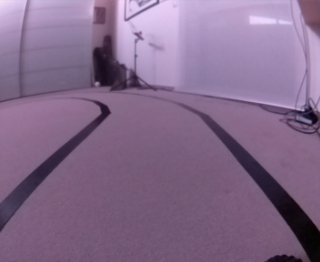
#> input picture NO_ML/testing/lane_frame.jpg, 320 x 262 px
$ python on_img.py
#> lines starting #> are read from the running program, lines starting #| are printed output that depends on the picture; after the words box and inside, x2 and y2 are one past the last pixel; in counts of white or black regions, pixels touching at a corner belong together; long printed decimals are rounded
import cv2
import numpy as np
import time

def split_lines(array):
    left_lines, right_lines = [], []

    for _, item in enumerate(array):
        if ((item[0, 0] == 0) and (item[0, 1] > item[0, 3])):
            left_lines.append(item)
        else:
            right_lines.append(item)

    return np.array(left_lines), np.array(right_lines)


def split_left_right(array, frame_width, frame_height):
    left_lines, right_lines = [], []

    for _, item in enumerate(array):
        if (0 <= item[0, 0] <= (1/5) * frame_width) and \
           (0 <= item[0, 2] <= (2/3) * frame_width):
            left_lines.append(item)

        elif ((1/3) * frame_width <= item[0, 0] <= frame_width) and \
             ((3/5) * frame_width <= item[0, 2] <= frame_width):
            right_lines.append(item)

    return np.array(left_lines), np.array(right_lines)


def lines2lane_fast(lines):

    return lane


def get_desired_direction(left_lane, right_lane, frame_width, frame_height):
    if left_lane.size != 0 and right_lane.size != 0:
        x1 = 0.5 * (right_lane[0, 0] + left_lane[0, 2])
        y1 = 0.5 * (right_lane[0, 1] + left_lane[0, 3])
    elif left_lane.size != 0:
        x1 = left_lane[0, 2]
        y1 = left_lane[0, 3]
    elif right_lane.size != 0:
        x1 = right_lane[0, 0]
        y1 = right_lane[0, 1]

    x2 = 0.5 * frame_width
    y2 = frame_height

    return np.array([[x1, y1, x2, y2]], dtype=np.int32)

def get_steeringangle(direction):
    ''' helper func to calc steeringangle in degrees '''
    x1, y1, x2, y2 = direction[0]

    # b/c arctan won't work for vertical directions
    if abs(x1 - x2) > 3:
        m = (y2 - y1) / (x2 - x1)
        angle = np.arctan(m)
    else:
        angle = 0.5 * np.pi


    print(f"intermediate angle: {angle}")

    # left [0°, -25°]
    if 0 <= angle < (0.5 * np.pi):
        angle = angle - 0.5 * np.pi
        if angle < -0.436:
            angle = -0.436

    # right [0°, 25°]
    elif angle < 0:
        angle = 0.5 * np.pi + angle
        if angle > 0.436:
            angle = 0.436

    # center
    else:
        angle = 0

    return np.degrees(angle)

def get_laneangle(lane):
    x1, y1, x2, y2 = lane[0]
    m = (y2 - y1) / (x2 - x1)
    angle = np.arctan(m)

    return np.degrees(angle)


def main():
    #frame = cv2.imread("frame2.png")
    frame = cv2.imread("lane_frame.jpg")
#> frame is the input picture: shape (262, 320, 3); mean B, G, R 138.4, 106.4, 131.8
    frame = cv2.resize(frame, (352, 288))
#> frame: shape (288, 352, 3)

    # TODO: detect ROI
    white = np.ones((288, 352, 1), dtype=np.uint8) * 255
    roi = np.array([[0, 288], [0, 230], [88, 130], [264, 130], [352, 230],
                    [352, 288]])

    stencil = cv2.fillConvexPoly(white, roi, 0)
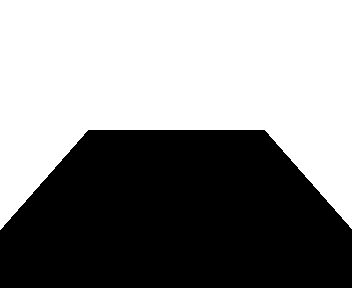
#> white: shape (288, 352, 1); 53.8% white; 1 black region, box (x1, y1, x2, y2) and area: (0, 130, 352, 288) 46828

    # TODO: to grayscale and tresholding
    frame_gray = cv2.cvtColor(frame, cv2.COLOR_BGR2GRAY)
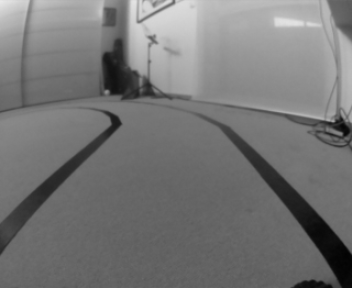
#> frame_gray: shape (288, 352); min 2, max 233, mean 117.5
    frame_binary = cv2.threshold(frame_gray, 80, 255, cv2.THRESH_BINARY)[1]
#> frame_binary: shape (288, 352); 91.4% white; 12 black regions (7 under 20 px), largest, box (x1, y1, x2, y2) and area: (210, 120, 352, 288) 3908, (0, 110, 122, 255) 2338, (100, 38, 172, 100) 1818, (284, 115, 352, 151) 565, (108, 13, 115, 26) 61
    roi_frame = cv2.add(frame_binary, stencil)
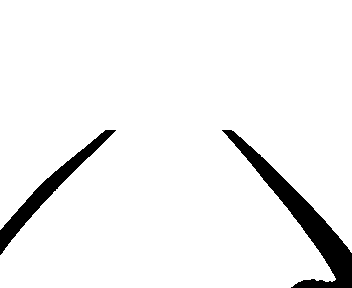
#> roi_frame: shape (288, 352); 94.2% white; 2 black regions, box (x1, y1, x2, y2) and area: (222, 130, 352, 288) 3842, (0, 130, 116, 255) 2010

    # TODO: Probabilistic Hough line transformation
    # minLineLength to filter out lines over front wheel
    # cv2.bitwise_not(roi_frame) to invert frame to mimic the output of a canny edge-detector
    lines = cv2.HoughLinesP(cv2.bitwise_not(roi_frame), 1, np.pi/180, 30,
                            minLineLength=80, maxLineGap=50)
#> lines = 32 rows, first 6: [224, 130, 351, 277], [0, 241, 111, 130], [231, 130, 351, 263], [0, 238, 108, 130], [228, 130, 351, 272], [225, 130, 351, 274]
    print(type(lines))
#| <class 'numpy.ndarray'>
    print(frame.shape, frame.shape[0])
#| (288, 352, 3) 288

    if str(type(lines)) == "<class 'numpy.ndarray'>":
        for line in lines:
          x1, y1, x2, y2 = line[0]
          cv2.line(frame, (x1, y1), (x2, y2), (0, 0, 255), 3)
#> this loop made 32 passes
#> (x1, y1, x2, y2) on passes 1 to 12: (224, 130, 351, 277), (0, 241, 111, 130), (231, 130, 351, 263), (0, 238, 108, 130), (228, 130, 351, 272), (225, 130, 351, 274), (0, 244, 114, 130), (0, 233, 94, 139), (241, 152, 351, 279), (250, 146, 351, 259), (229, 130, 351, 265), (0, 231, 82, 149)
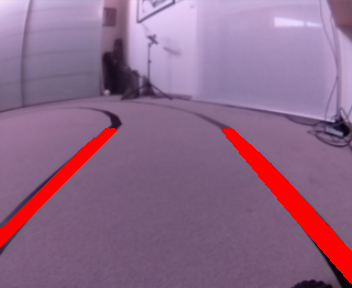
#> frame: shape (288, 352, 3); mean B, G, R 135.2, 104.3, 142.7

        # TODO: filter to get one line for each lane
        left_lines, right_lines = split_left_right(lines, 352, 288)
#> the loop in split_left_right, `for _, item in enumerate(array):` made 32 passes
#> after the loop in split_left_right, `for _, item in enumerate(array):`: left_lines = [[[0, 241, 111, 130]], [[0, 238, 108, 130]], [[0, 244, 114, 130]], [[0, 233, 94, 139]], [[0, 231, 82, 149]], [[0, 239, 109, 130]], [[0, 243, 113, 130]], [[0, 235, 105, 130]], [[0, 242, 112, 130]], [[0, 236, 106, 130]], [[0, 232, 88, 144]]]; right_lines = 21 items, first 6: [[224, 130, 351, 277]], [[231, 130, 351, 263]], [[228, 130, 351, 272]], [[225, 130, 351, 274]], [[241, 152, 351, 279]], [[250, 146, 351, 259]]
#> left_lines = [[0, 241, 111, 130], [0, 238, 108, 130], [0, 244, 114, 130], [0, 233, 94, 139], [0, 231, 82, 149], [0, 239, 109, 130], [0, 243, 113, 130], [0, 235, 105, 130], [0, 242, 112, 130], [0, 236, 106, 130], [0, 232, 88, 144]]; right_lines = 21 rows, first 6: [224, 130, 351, 277], [231, 130, 351, 263], [228, 130, 351, 272], [225, 130, 351, 274], [241, 152, 351, 279], [250, 146, 351, 259]

        # color left lines in green
        for line in left_lines:
            x1, y1, x2, y2 = line[0]
            cv2.line(frame, (x1, y1), (x2, y2), (0, 255, 0), 3)

            left_lane = np.mean(left_lines, axis=0, dtype=np.int32)
            x1, y1, x2, y2 = left_lane[0]
            cv2.line(frame, (x1, y1), (x2, y2), (0, 0, 255), 6)
#> this loop made 11 passes
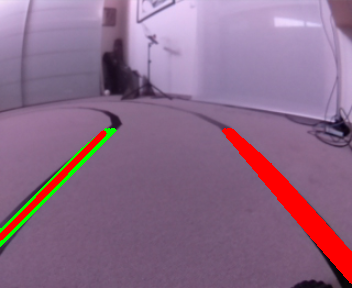
#> frame: shape (288, 352, 3); 0.95% of pixels changed, all inside (x1, y1, x2, y2) = (0, 128, 117, 247)

        for line in right_lines:
          x1, y1, x2, y2 = line[0]
          cv2.line(frame, (x1, y1), (x2, y2), (255, 0, 0), 3)

          right_lane = np.mean(right_lines, axis=0, dtype=np.int32)
          x1, y1, x2, y2 = right_lane[0]
          cv2.line(frame, (x1, y1), (x2, y2), (0, 0, 255), 6)
#> this loop made 21 passes
#> line on passes 1 to 12: [[224, 130, 351, 277]], [[231, 130, 351, 263]], [[228, 130, 351, 272]], [[225, 130, 351, 274]], [[241, 152, 351, 279]], [[250, 146, 351, 259]], [[229, 130, 351, 265]], [[233, 131, 351, 262]], [[269, 164, 349, 255]], [[243, 140, 350, 258]], [[277, 172, 351, 254]], [[260, 175, 351, 280]]
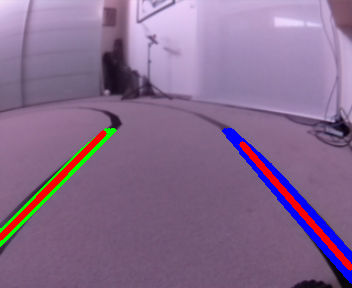
#> frame: shape (288, 352, 3); 2.35% of pixels changed, all inside (x1, y1, x2, y2) = (222, 128, 352, 284)

        direction = get_desired_direction(left_lane, right_lane, 352, 288)
#> in get_desired_direction, `x1 = 0.5 * (right_lane[0, 0] + left_lane[0, 2])`: x1 = 172.5
#> in get_desired_direction, `y1 = 0.5 * (right_lane[0, 1] + left_lane[0, 3])`: y1 = 138.5
#> direction = [[172, 138, 176, 288]]
        steeringangle = get_steeringangle(direction)
#> in get_steeringangle, `x1, y1, x2, y2 = direction[0]`: x1 = 172; y1 = 138; x2 = 176; y2 = 288
#> in get_steeringangle, `m = (y2 - y1) / (x2 - x1)`: m = 37.5
#> in get_steeringangle, `angle = np.arctan(m)`: angle = 1.54
#| intermediate angle: 1.544
#> in get_steeringangle, `angle = angle - 0.5 * np.pi`: angle = -0.0267
#> steeringangle = -1.53
        print(f"steeringangle: {steeringangle}")
#| steeringangle: -1.528
        print(f"left_lane: {left_lane}, right_lane: {right_lane}")
#| left_lane: [[  0 237 103 133]], right_lane: [[242 144 350 267]]
        print(f"direction: {direction}")
#| direction: [[172 138 176 288]]

        x1, y1, x2, y2 = direction[0]
#> x1 = 172; y1 = 138; x2 = 176; y2 = 288
        cv2.line(frame, (x1, y1), (x2, y2), (0, 255, 255), 3)
#> frame: shape (288, 352, 3); 0.74% of pixels changed, all inside (x1, y1, x2, y2) = (170, 136, 179, 288)
        stencil2 = np.repeat(stencil[...], 3, -1)
        stencil3 = cv2.bitwise_not(stencil)
        print(frame.shape, stencil.shape, stencil2.shape)
#| (288, 352, 3) (288, 352, 1) (288, 352, 3)

        frame =  cv2.add(frame, stencil2)
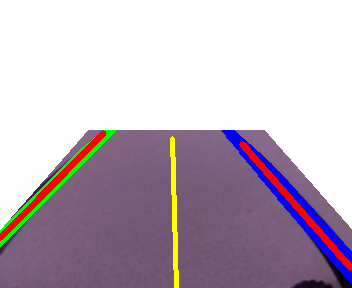
#> frame: shape (288, 352, 3); mean B, G, R 191.4, 177.8, 192

        # frame = cv2.add(frame,)

        image_path = "img" + str(time.asctime()) + '-' + str(steeringangle) + ".jpg"
        time_now = time.asctime().replace(' ', '-').replace(":", "-")
        print(time_now)

        cv2.imwrite("dataset/img-{}-{:.1f}.png".format(time_now, steeringangle), frame)
        #cv2.imwrite(image_path, frame)

        cv2.imshow("frame", frame)
        cv2.imshow("stencil", stencil)
        cv2.imshow("roi_frame", roi_frame)
        cv2.waitKey(0)
        cv2.destroyAllWindows()


if __name__ == "__main__":
    main()

$ run again, with NO_ML/testing/frame2.PNG saved as NO_ML/testing/lane_frame.jpg
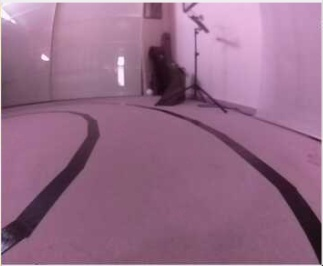
#> input picture NO_ML/testing/frame2.PNG, 323 x 266 px
#> in main, frame is the input picture: shape (266, 323, 3); mean B, G, R 136.9, 108.8, 151
#> white: shape (288, 352, 1); 53.8% white; 1 black region, box (x1, y1, x2, y2) and area: (0, 130, 352, 288) 46828
#> in main, `frame_binary = cv2.threshold(frame_gray, 80, 255, cv2.THRESH_BINARY)[1]`:
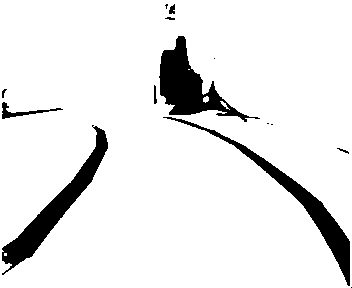
#> frame_binary: shape (288, 352); 91.2% white; 14 black regions (5 under 20 px), largest, box (x1, y1, x2, y2) and area: (2, 125, 108, 275) 2942, (159, 36, 260, 122) 2940, (163, 117, 350, 286) 2637
#> roi_frame: shape (288, 352); 94.6% white; 3 black regions (1 under 20 px), largest, box (x1, y1, x2, y2) and area: (2, 130, 108, 275) 2919, (205, 130, 350, 286) 2514
#> lines = 34 rows, first 6: [17, 264, 105, 134], [22, 260, 107, 143], [249, 149, 349, 249], [20, 261, 105, 135], [241, 144, 349, 252], [25, 258, 107, 145]
#| <class 'numpy.ndarray'>
#| (288, 352, 3) 288
#> the loop in main, `for line in lines:` made 34 passes
#> the loop in split_left_right, `for _, item in enumerate(array):` made 34 passes
#> after the loop in split_left_right, `for _, item in enumerate(array):`: left_lines = 17 items, first 6: [[17, 264, 105, 134]], [[22, 260, 107, 143]], [[20, 261, 105, 135]], [[25, 258, 107, 145]], [[10, 269, 104, 134]], [[2, 273, 104, 132]]; right_lines = 17 items, first 6: [[249, 149, 349, 249]], [[241, 144, 349, 252]], [[261, 157, 349, 245]], [[255, 153, 349, 247]], [[284, 173, 349, 278]], [[311, 194, 349, 276]]
#> in main, `left_lines, right_lines = split_left_right(lines, 352, 288)`: left_lines = 17 rows, first 6: [17, 264, 105, 134], [22, 260, 107, 143], [20, 261, 105, 135], [25, 258, 107, 145], [10, 269, 104, 134], [2, 273, 104, 132]; right_lines = 17 rows, first 6: [249, 149, 349, 249], [241, 144, 349, 252], [261, 157, 349, 245], [255, 153, 349, 247], [284, 173, 349, 278], [311, 194, 349, 276]
#> the loop in main, `for line in left_lines:` made 17 passes
#> the loop in main, `for line in right_lines:` made 17 passes
#> in get_desired_direction, `x1 = 0.5 * (right_lane[0, 0] + left_lane[0, 2])`: x1 = 178.5
#> in get_desired_direction, `y1 = 0.5 * (right_lane[0, 1] + left_lane[0, 3])`: y1 = 151.5
#> direction = [[178, 151, 176, 288]]
#> in get_steeringangle, `x1, y1, x2, y2 = direction[0]`: x1 = 178; y1 = 151; x2 = 176; y2 = 288
#> steeringangle = 0
#| steeringangle: 0.0
#| left_lane: [[ 18 261 101 147]], right_lane: [[256 156 343 248]]
#| direction: [[178 151 176 288]]
#> in main, `x1, y1, x2, y2 = direction[0]`: x1 = 178; y1 = 151; x2 = 176; y2 = 288
#| (288, 352, 3) (288, 352, 1) (288, 352, 3)
#> in main, `frame =  cv2.add(frame, stencil2)`:
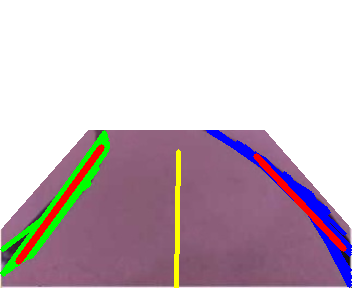
#> frame: shape (288, 352, 3); mean B, G, R 191.2, 182.4, 199.1
#> image_path = 'imgFri Nov 20 10:23:32 2026-0.0.jpg'

$ run again, with NO_ML/testing/frame.png saved as NO_ML/testing/lane_frame.jpg
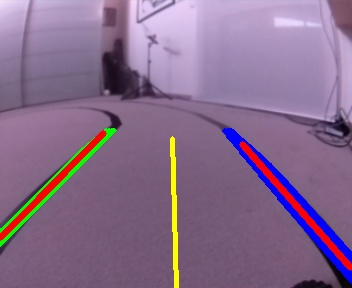
#> input picture NO_ML/testing/frame.png, 352 x 288 px
#> in main, frame is the input picture: shape (288, 352, 3); mean B, G, R 140.3, 108, 135.3
#> white: shape (288, 352, 1); 53.8% white; 1 black region, box (x1, y1, x2, y2) and area: (0, 130, 352, 288) 46828
#> in main, `frame_binary = cv2.threshold(frame_gray, 80, 255, cv2.THRESH_BINARY)[1]`:
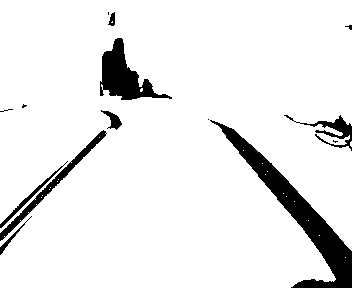
#> frame_binary: shape (288, 352); 91.9% white; 14 black regions (6 under 20 px), largest, box (x1, y1, x2, y2) and area: (210, 120, 352, 288) 4222, (100, 38, 172, 100) 1817, (0, 130, 107, 241) 933
#> roi_frame: shape (288, 352); 94.7% white; 4 black regions, box (x1, y1, x2, y2) and area: (222, 130, 352, 288) 4150, (0, 130, 107, 241) 933, (11, 161, 68, 218) 146, (0, 216, 32, 255) 120
#> lines = 31 rows, first 6: [265, 184, 351, 270], [229, 130, 351, 266], [258, 175, 351, 268], [231, 130, 343, 242], [228, 130, 351, 267], [230, 131, 351, 261]
#| <class 'numpy.ndarray'>
#| (288, 352, 3) 288
#> the loop in main, `for line in lines:` made 31 passes
#> the loop in split_left_right, `for _, item in enumerate(array):` made 31 passes
#> after the loop in split_left_right, `for _, item in enumerate(array):`: left_lines = [[[0, 233, 103, 130]], [[0, 237, 105, 132]], [[0, 240, 105, 135]], [[0, 235, 104, 131]], [[0, 239, 106, 133]], [[0, 236, 105, 131]]]; right_lines = 25 items, first 6: [[265, 184, 351, 270]], [[229, 130, 351, 266]], [[258, 175, 351, 268]], [[231, 130, 343, 242]], [[228, 130, 351, 267]], [[230, 131, 351, 261]]
#> in main, `left_lines, right_lines = split_left_right(lines, 352, 288)`: left_lines = [[0, 233, 103, 130], [0, 237, 105, 132], [0, 240, 105, 135], [0, 235, 104, 131], [0, 239, 106, 133], [0, 236, 105, 131]]; right_lines = 25 rows, first 6: [265, 184, 351, 270], [229, 130, 351, 266], [258, 175, 351, 268], [231, 130, 343, 242], [228, 130, 351, 267], [230, 131, 351, 261]
#> the loop in main, `for line in left_lines:` made 6 passes
#> the loop in main, `for line in right_lines:` made 25 passes
#> in get_desired_direction, `x1 = 0.5 * (right_lane[0, 0] + left_lane[0, 2])`: x1 = 171
#> in get_desired_direction, `y1 = 0.5 * (right_lane[0, 1] + left_lane[0, 3])`: y1 = 137
#> direction = [[171, 137, 176, 288]]
#> in get_steeringangle, `x1, y1, x2, y2 = direction[0]`: x1 = 171; y1 = 137; x2 = 176; y2 = 288
#> m = 30.2
#> in get_steeringangle, `angle = np.arctan(m)`: angle = 1.54
#| intermediate angle: 1.538
#> in get_steeringangle, `angle = angle - 0.5 * np.pi`: angle = -0.0331
#> steeringangle = -1.9
#| steeringangle: -1.897
#| left_lane: [[  0 236 104 132]], right_lane: [[238 142 347 264]]
#| direction: [[171 137 176 288]]
#> in main, `x1, y1, x2, y2 = direction[0]`: x1 = 171; y1 = 137; x2 = 176; y2 = 288
#| (288, 352, 3) (288, 352, 1) (288, 352, 3)
#> in main, `frame =  cv2.add(frame, stencil2)`:
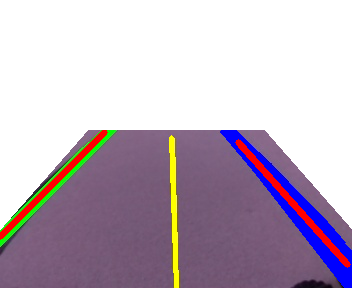
#> frame: shape (288, 352, 3); mean B, G, R 192.6, 177.5, 191.5
